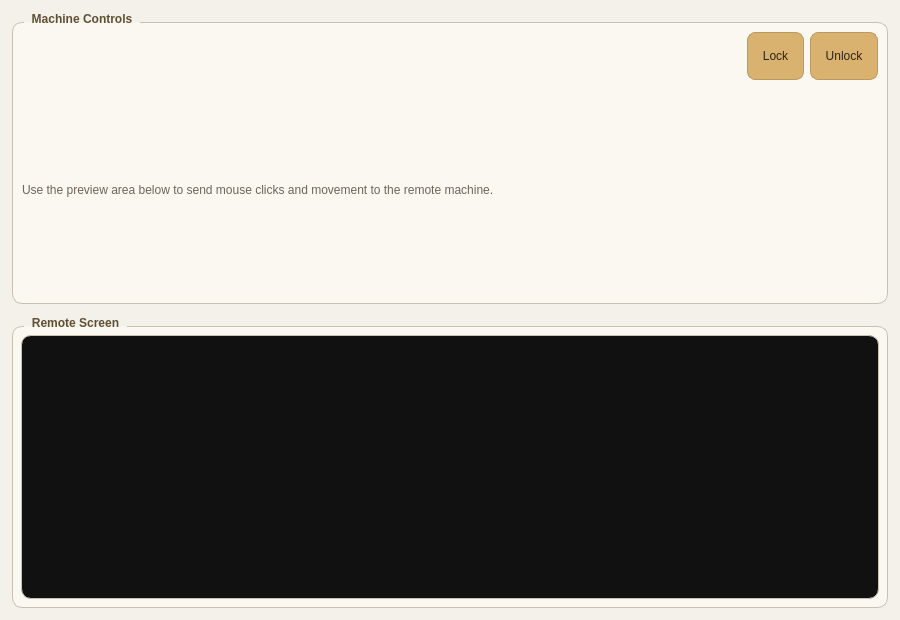
<?xml version="1.0" encoding="UTF-8"?>
<ui version="4.0">
 <class>WatchWindow</class>
 <widget class="QDialog" name="WatchWindow">
  <property name="geometry">
   <rect>
    <x>0</x>
    <y>0</y>
    <width>900</width>
    <height>620</height>
   </rect>
  </property>
  <property name="windowTitle">
   <string>Remote Monitor</string>
  </property>
  <property name="styleSheet">
   <string notr="true">QDialog {
    background: #f4f1ea;
}
QGroupBox {
    border: 1px solid #c9c0af;
    border-radius: 10px;
    margin-top: 10px;
    background: #fbf8f2;
    font-weight: 600;
}
QGroupBox::title {
    subcontrol-origin: margin;
    left: 12px;
    padding: 0 6px 0 6px;
    color: #5e5033;
}
QPushButton {
    min-height: 34px;
    padding: 6px 14px;
    border-radius: 8px;
    border: 1px solid #b89a63;
    background: #d8b26e;
    color: #2d2418;
}
QPushButton:hover {
    background: #e3bf7d;
}
QPushButton:pressed {
    background: #c79f57;
}</string>
  </property>
  <layout class="QVBoxLayout" name="rootLayout">
   <property name="spacing">
    <number>12</number>
   </property>
   <property name="leftMargin">
    <number>12</number>
   </property>
   <property name="topMargin">
    <number>12</number>
   </property>
   <property name="rightMargin">
    <number>12</number>
   </property>
   <property name="bottomMargin">
    <number>12</number>
   </property>
   <item>
    <widget class="QGroupBox" name="controlsGroupBox">
     <property name="title">
      <string>Machine Controls</string>
     </property>
     <layout class="QVBoxLayout" name="controlsRootLayout">
      <item>
       <layout class="QHBoxLayout" name="toolbarLayout">
        <item>
         <spacer name="horizontalSpacer">
          <property name="orientation">
           <enum>Qt::Horizontal</enum>
          </property>
          <property name="sizeHint" stdset="0">
           <size>
            <width>40</width>
            <height>20</height>
           </size>
          </property>
         </spacer>
        </item>
        <item>
         <widget class="QPushButton" name="lockButton">
          <property name="text">
           <string>Lock</string>
          </property>
         </widget>
        </item>
        <item>
         <widget class="QPushButton" name="unlockButton">
          <property name="text">
           <string>Unlock</string>
          </property>
         </widget>
        </item>
       </layout>
      </item>
      <item>
       <widget class="QLabel" name="instructionsLabel">
        <property name="styleSheet">
         <string notr="true">color: #6e6456;</string>
        </property>
        <property name="text">
         <string>Use the preview area below to send mouse clicks and movement to the remote machine.</string>
        </property>
        <property name="wordWrap">
         <bool>true</bool>
        </property>
       </widget>
      </item>
     </layout>
    </widget>
   </item>
   <item>
    <widget class="QGroupBox" name="previewGroupBox">
     <property name="title">
      <string>Remote Screen</string>
     </property>
     <layout class="QVBoxLayout" name="previewLayout">
      <property name="leftMargin">
       <number>8</number>
      </property>
      <property name="topMargin">
       <number>8</number>
      </property>
      <property name="rightMargin">
       <number>8</number>
      </property>
      <property name="bottomMargin">
       <number>8</number>
      </property>
      <item>
       <widget class="QFrame" name="screenFrame">
        <property name="frameShape">
         <enum>QFrame::StyledPanel</enum>
        </property>
        <property name="frameShadow">
         <enum>QFrame::Sunken</enum>
        </property>
        <property name="styleSheet">
         <string notr="true">QFrame#screenFrame {
    border: 1px solid #c9c0af;
    border-radius: 10px;
    background: #111111;
}</string>
        </property>
        <layout class="QVBoxLayout" name="screenFrameLayout">
         <property name="leftMargin">
          <number>0</number>
         </property>
         <property name="topMargin">
          <number>0</number>
         </property>
         <property name="rightMargin">
          <number>0</number>
         </property>
         <property name="bottomMargin">
          <number>0</number>
         </property>
         <item>
          <widget class="QWidget" name="screenContainer" native="true"/>
         </item>
        </layout>
       </widget>
      </item>
     </layout>
    </widget>
   </item>
  </layout>
 </widget>
 <resources/>
 <connections/>
</ui>
